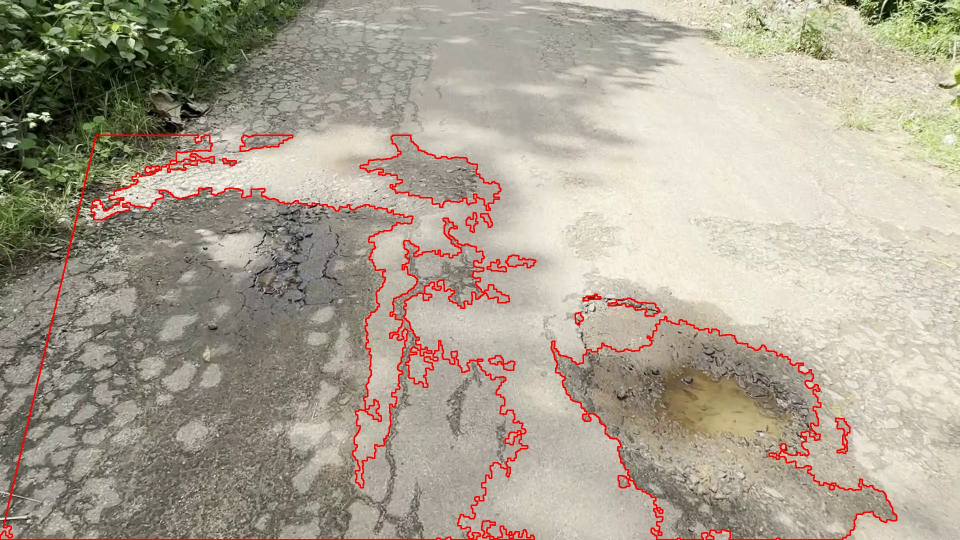
#> input picture sample-1.jpg, 1920 x 1080 px, given in place of final_video.mp4, which was not available (shown at 1/2 size)
$ jupyter execute final_segementation.ipynb
#> lines starting #> are read from the running program, lines starting #| are printed output that depends on the picture; after the words box and inside, x2 and y2 are one past the last pixel; in counts of white or black regions, pixels touching at a corner belong together; pictures that were not available may be replaced by others from this repository, and a replacement may not be noted
[cell 1]
import cv2
import numpy as np
import os


folders = ["frame","enhanced", "threshold", "morphology", "masks", "output"]
for f in folders:
    os.makedirs(f, exist_ok=True)
#> further down, frame is the input picture: shape (1080, 1920, 3); mean B, G, R 146.4, 162.6, 171.8


def enhance(frame):
    gray = cv2.cvtColor(frame, cv2.COLOR_BGR2GRAY)
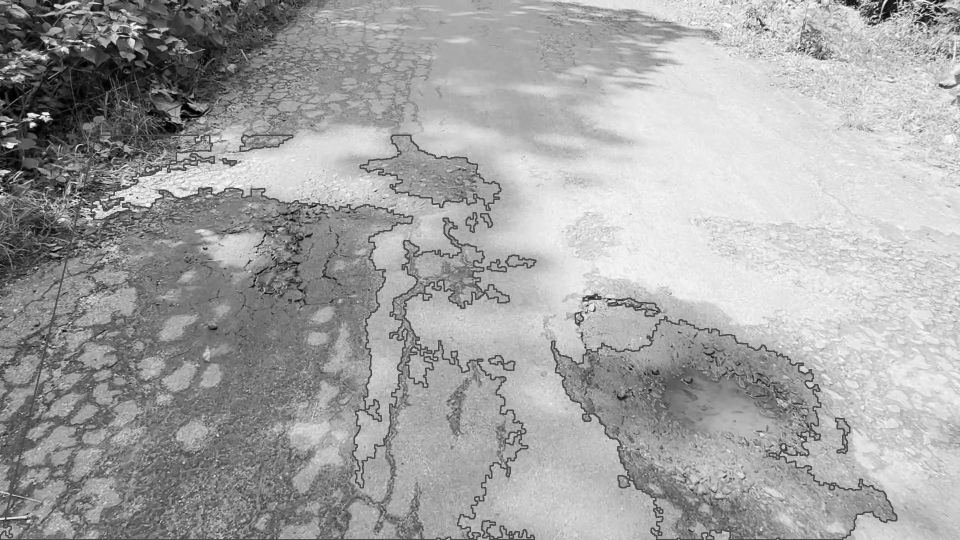
#> gray: shape (1080, 1920) (shown at 1/2 size); min 0, max 255, mean 163.5
    median = cv2.medianBlur(gray, 3)

    log_img = np.log1p(median.astype(np.float32))
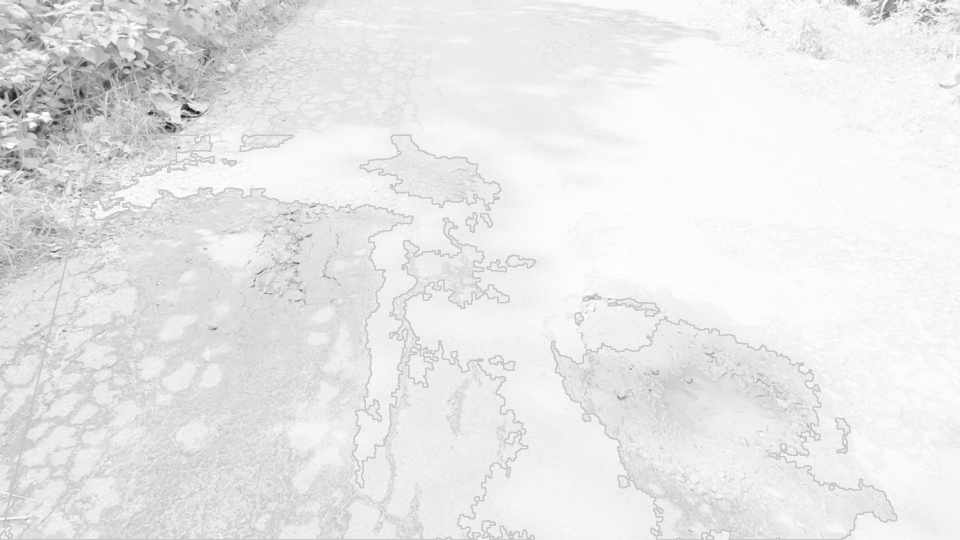
#> log_img: shape (1080, 1920) float32 (shown at 1/2 size); min 0, max 5.53, mean 5.03; drawn with min black and max white
    log_img = cv2.normalize(log_img, None, 0, 255, cv2.NORM_MINMAX)
    log_img = np.uint8(log_img)

    enhanced = cv2.equalizeHist(log_img)
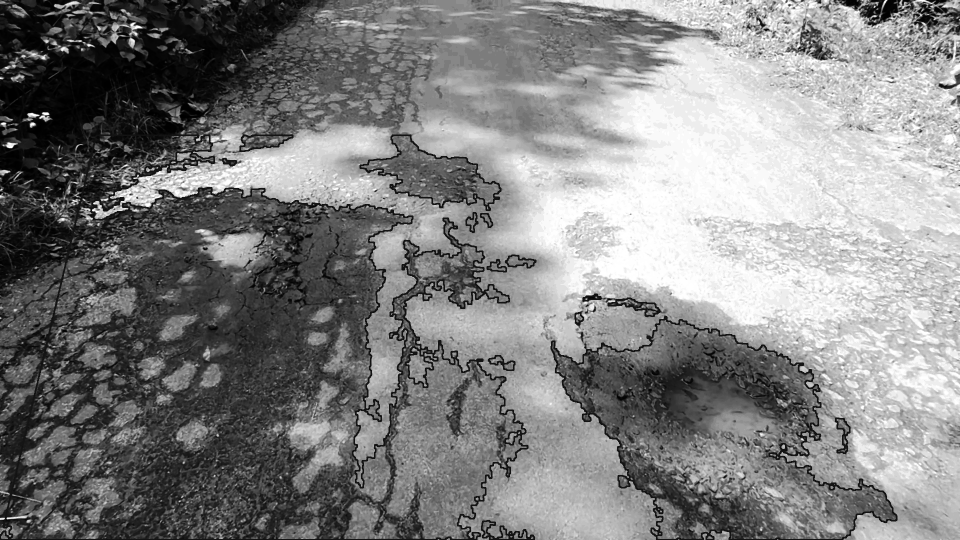
#> enhanced: shape (1080, 1920) (shown at 1/2 size); min 0, max 255, mean 130.6
    return enhanced


def segment(enhanced, original):
    h_img, w_img = enhanced.shape
#> h_img = 1080; w_img = 1920
    blur=cv2.GaussianBlur(enhanced, (5,5), 0)

    _, thresh = cv2.threshold(enhanced, 0, 255,
                             cv2.THRESH_BINARY_INV + cv2.THRESH_OTSU)
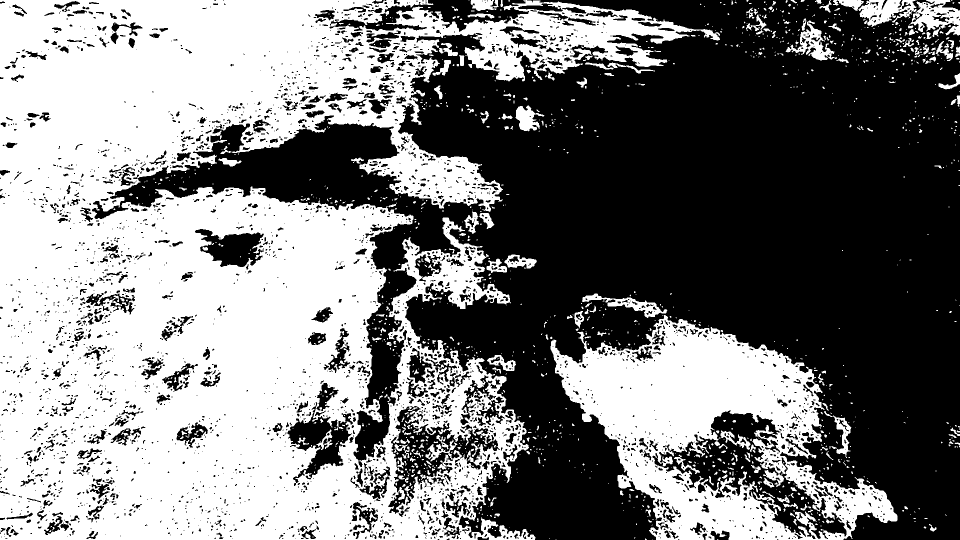
#> thresh: shape (1080, 1920) (shown at 1/2 size); 48.8% white; 1419 white regions (1143 under 20 px), largest, box (x1, y1, x2, y2) and area: (0, 0, 1440, 1080) 829833, (1101, 630, 1795, 1080) 135197, (1717, 0, 1920, 71) 7390


    roi_mask = np.zeros_like(thresh)
    pts = np.array([[(0, h_img), (int(w_img*0.1), int(h_img*0.25)),
                     (int(w_img*0.9), int(h_img*0.25)), (w_img, h_img)]])
    cv2.fillPoly(roi_mask, pts, 255)
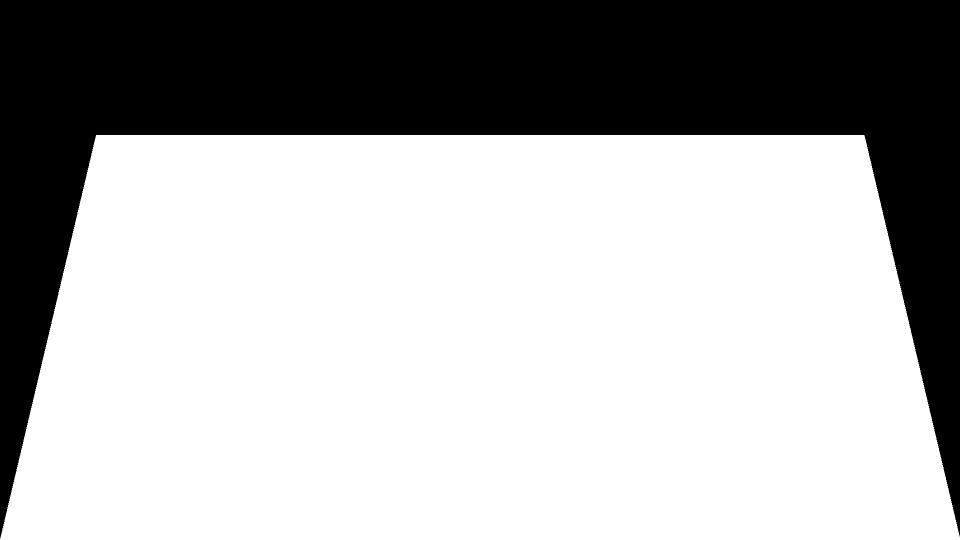
#> roi_mask: shape (1080, 1920) (shown at 1/2 size); 67.5% white; 1 black region, box (x1, y1, x2, y2) and area: (0, 0, 1920, 1077) 673133
    thresh = cv2.bitwise_and(thresh, roi_mask)
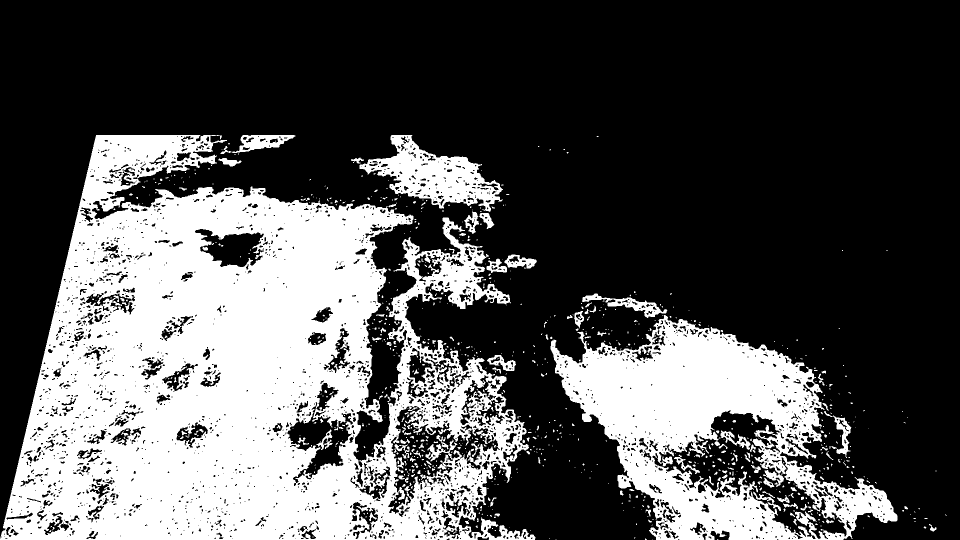
#> thresh: shape (1080, 1920) (shown at 1/2 size); 32.4% white; 903 white regions (730 under 20 px), largest, box (x1, y1, x2, y2) and area: (0, 270, 1071, 1080) 495054, (1101, 630, 1795, 1080) 135197, (719, 270, 1006, 424) 18527

    kernel = np.ones((5,5), np.uint8)
    morph = cv2.morphologyEx(thresh, cv2.MORPH_CLOSE, kernel, 2)
#> morph: shape (1080, 1920); 35.7% white; 352 white regions (288 under 20 px), largest, box (x1, y1, x2, y2) and area: (0, 270, 1074, 1080) 550519, (1091, 587, 1795, 1080) 158842, (702, 270, 1007, 468) 22270
    morph = cv2.morphologyEx(morph, cv2.MORPH_OPEN, kernel, 1)
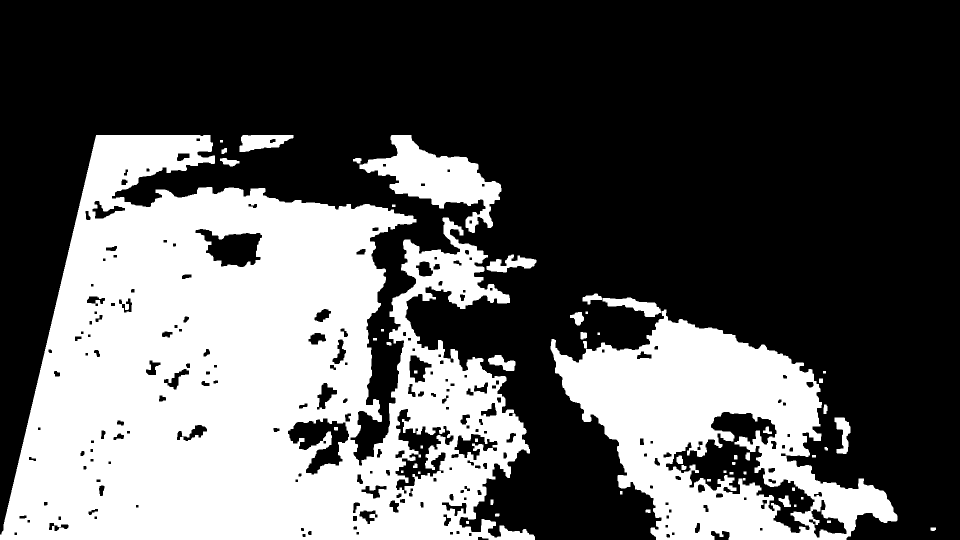
#> morph: shape (1080, 1920) (shown at 1/2 size); 35% white; 56 white regions

    contours, _ = cv2.findContours(morph, cv2.RETR_EXTERNAL,
                                   cv2.CHAIN_APPROX_SIMPLE)
#> contours = 33 contours, 2 with area under 20; largest, box (x1, y1, x2, y2) and area: (0, 270, 1070, 1080) 581902, (1101, 619, 1795, 1080) 175193, (719, 270, 1003, 466) 21359, (479, 270, 587, 304) 2396, (1205, 595, 1322, 634) 1988

    mask = np.zeros_like(enhanced)

    for cnt in contours:
        if cv2.contourArea(cnt) < 200:
            continue

        x, y, w_box, h_box = cv2.boundingRect(cnt)
        roi = enhanced[y:y+h_box, x:x+w_box]

        if np.mean(roi) > 200 or np.var(roi) < 25:
            continue

        cv2.drawContours(mask, [cnt], -1, 255, -1)
        cv2.drawContours(original, [cnt], -1, (0,0,255), 2)
#> this loop made 33 passes
#> (x, y, w_box, h_box) on passes 9, 13, 20, 22, 23, 24, 25, 28, 31, 32, 33: (1669, 835, 32, 73), (976, 710, 55, 32), (1140, 624, 28, 27), (1101, 619, 694, 461), (1205, 595, 117, 39), (1165, 587, 39, 22), (973, 509, 100, 36), (440, 316, 39, 17), (719, 270, 284, 196), (479, 270, 108, 34), (0, 270, 1070, 810)
#> cnt on passes 6, 7, 11, 12, 16, 17: [[1240, 982], [1240, 988], [1244, 988], [1244, 982]], [[1624, 910], [1624, 914], [1631, 914], [1631, 910]], [[1638, 757], [1638, 765], [1645, 765], [1645, 757]], [[1646, 742], [1646, 746], [1651, 746], [1651, 742]], [[746, 676], [746, 680], [753, 680], [753, 676]], [[1195, 665], [1195, 669], [1199, 669], [1199, 665]]
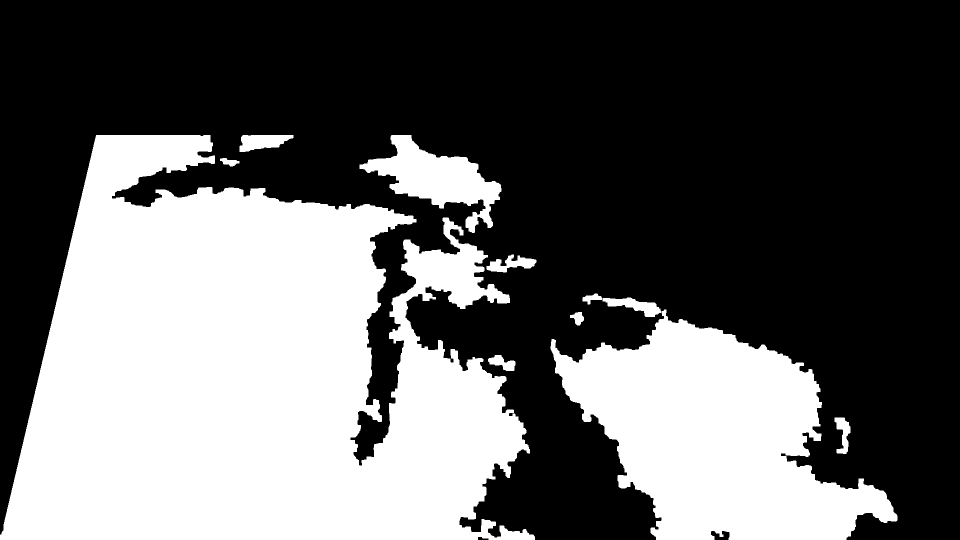
#> mask: shape (1080, 1920) (shown at 1/2 size); 38.3% white; 11 white regions, largest, box (x1, y1, x2, y2) and area: (0, 270, 1070, 1080) 585473, (1101, 619, 1795, 1080) 176561, (719, 270, 1003, 466) 21886
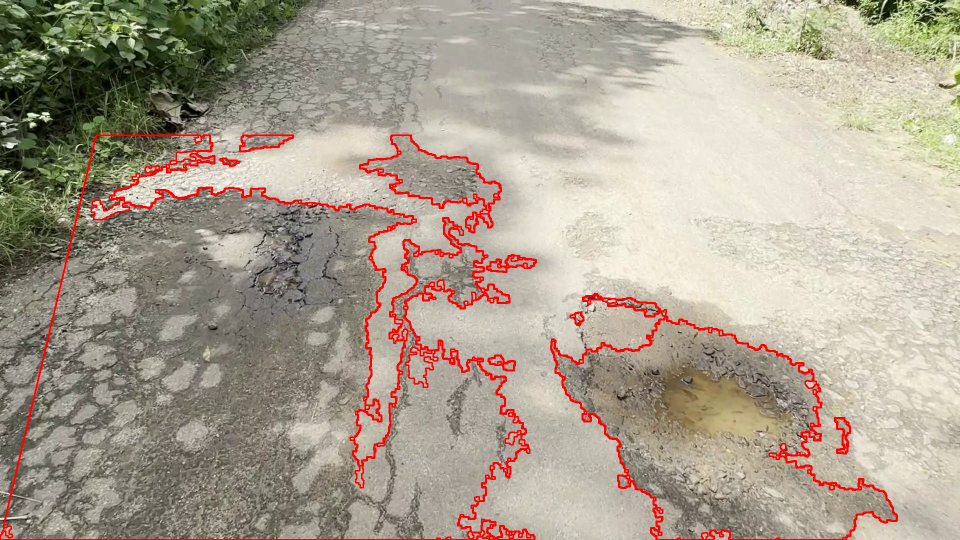
#> original: shape (1080, 1920, 3) (shown at 1/2 size); mean B, G, R 145.1, 161.1, 172.5

    return thresh, morph, mask, original


def evaluate(pred, gt):
    _, pred = cv2.threshold(pred, 127, 1, cv2.THRESH_BINARY)
    _, gt = cv2.threshold(gt, 127, 1, cv2.THRESH_BINARY)

    TP = np.sum((pred == 1) & (gt == 1))
    TN = np.sum((pred == 0) & (gt == 0))
    FP = np.sum((pred == 1) & (gt == 0))
    FN = np.sum((pred == 0) & (gt == 1))

    accuracy = (TP + TN) / (TP + TN + FP + FN + 1e-6)
    precision = TP / (TP + FP + 1e-6)
    recall = TP / (TP + FN + 1e-6)
    f1 = 2 * precision * recall / (precision + recall + 1e-6)
    iou = TP / (TP + FP + FN + 1e-6)
    dice = (2 * TP) / (2 * TP + FP + FN + 1e-6)

    return accuracy, precision, recall, f1, iou, dice


cap = cv2.VideoCapture("final_video.mp4")

frame_id = 0

while True:
    ret, frame = cap.read()
    if not ret:
        break

    original = frame.copy()
    cv2.imwrite(f"frame/frame_{frame_id}.jpg", original)

    enhanced = enhance(frame)
    cv2.imwrite(f"enhanced/frame_{frame_id}.jpg", enhanced)


    thresh, morph, mask, output = segment(enhanced, original)

    cv2.imwrite(f"threshold/frame_{frame_id}.jpg", thresh)
    cv2.imwrite(f"morphology/frame_{frame_id}.jpg", morph)
    cv2.imwrite(f"masks/frame_{frame_id}.png", mask)
    cv2.imwrite(f"output/frame_{frame_id}.jpg", output)

    cv2.imshow("Final Output", output)

    if cv2.waitKey(1) & 0xFF == 27:
#> (key Esc is pressed here)
        break

    frame_id += 1

cap.release()
cv2.destroyAllWindows()

print("Processing done!")


print("\n===== Evaluation =====")

test_frames = [109, 164, 223, 366, 416, 421]

for f in test_frames:
    pred = cv2.imread(f"masks/frame_{f}.png", 0)
    gt = cv2.imread(f"ground_truth/gt_{f}.jpg", 0)

    if pred is None or gt is None:
        print(f"Frame {f}: Missing files")
        continue

    acc, pre, rec, f1, iou, dice = evaluate(pred, gt)

    print(f"\nFrame {f}")
    print("Accuracy :", round(acc, 4))
    print("Precision:", round(pre, 4))
    print("Recall   :", round(rec, 4))
    print("F1 Score :", round(f1, 4))
    print("IoU      :", round(iou, 4))
    print("Dice     :", round(dice, 4))
